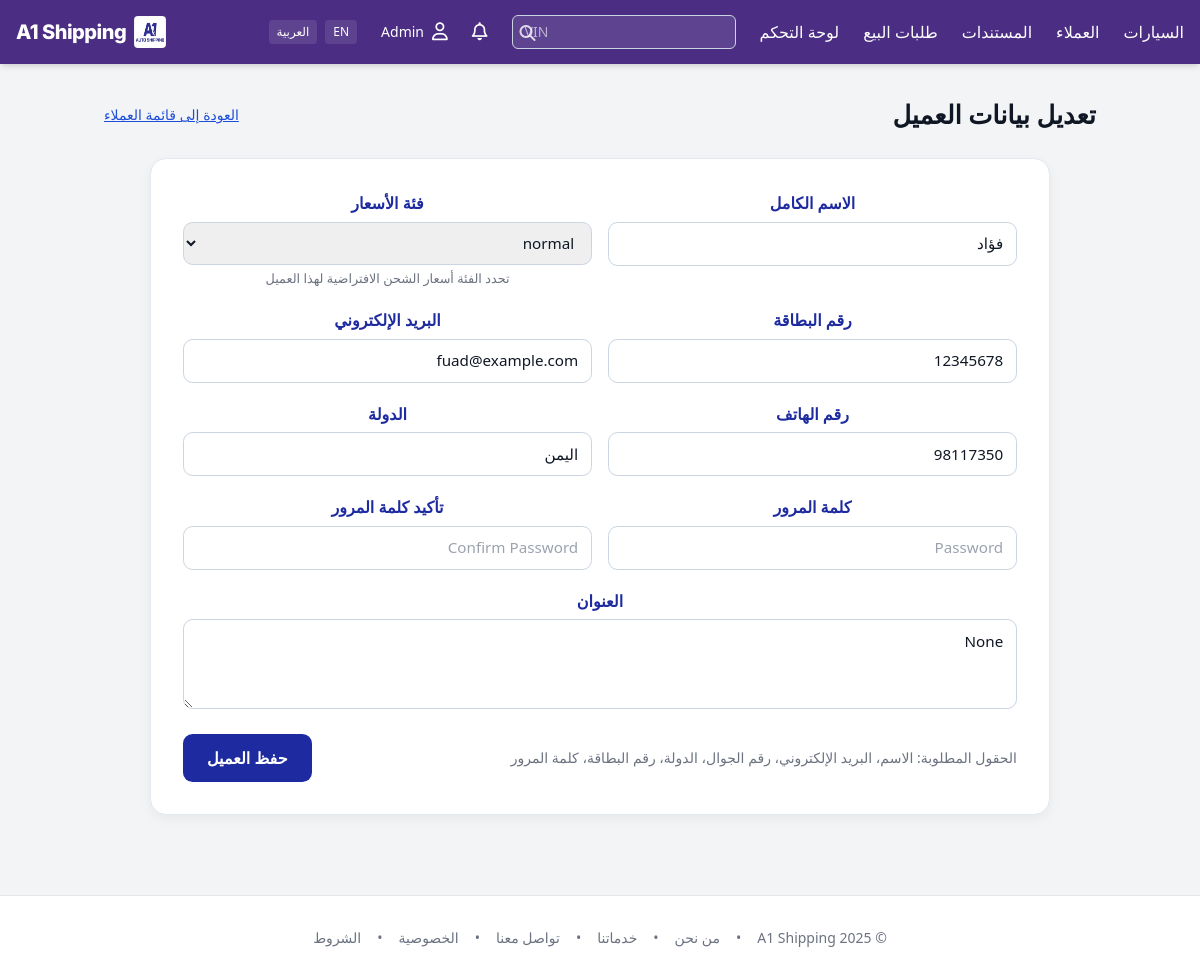
The app's page /ops/customers/1/edit (signed in) with its own data.
### app/models.py (models this page shows, shortened)
class User(db.Model, UserMixin):
    __tablename__ = "users"
    id = db.Column(db.Integer, primary_key=True)
    name = db.Column(db.String(150))
    email = db.Column(db.String(180), unique=True, index=True)
    phone = db.Column(db.String(50))
    password_hash = db.Column(db.String(200))
    role_id = db.Column(db.Integer, db.ForeignKey("roles.id"))
    active = db.Column(db.Boolean, default=True)
    created_at = db.Column(db.DateTime, default=datetime.utcnow)
    last_login_at = db.Column(db.DateTime)
    role = db.relationship("Role")
    @property
    def is_active(self):
        return bool(self.active)

class Customer(db.Model):
    __tablename__ = "customers"
    id = db.Column(db.Integer, primary_key=True)
    user_id = db.Column(db.Integer, db.ForeignKey("users.id"))
    account_number = db.Column(db.String(50), unique=True)
    company_name = db.Column(db.String(200))
    full_name = db.Column(db.String(200))
    email = db.Column(db.String(180))
    phone = db.Column(db.String(50))
    address = db.Column(db.Text)
    country = db.Column(db.String(100))
    price_category = db.Column(db.String(20), nullable=False, default="normal")
    user = db.relationship("User", backref="customer_profile")

### app/blueprints/operations/routes.py (the view, shortened to what this page needs)
@ops_bp.route('/customers/<int:customer_id>/edit', methods=['GET','POST'])
@role_required('employee', 'admin')
def customers_edit(customer_id: int):
    c = db.session.get(Customer, customer_id)
    if not c:
        return ("Not found", 404)
    return render_template('operations/customer_form.html', customer=c)

### app/security.py (called while the page is built)
def _canonicalize_role(role_name: str | None) -> str | None:
    if not role_name:
        return None
    name = role_name.strip().lower()
    synonyms = {
        "staff": "employee",
        "employees": "employee",
    }
    return synonyms.get(name, name)

def role_required(*allowed_roles: str) -> Callable:
    normalized_allowed = {
        r for r in (_canonicalize_role(r) for r in allowed_roles) if r is not None
    }
    def decorator(view_func: Callable) -> Callable:
        @wraps(view_func)
        @login_required
        def wrapper(*args, **kwargs):
            user_role = getattr(getattr(current_user, "role", None), "name", None)
            user_role_norm = _canonicalize_role(user_role)
            if not user_role_norm or user_role_norm not in normalized_allowed:
                abort(403)
            return view_func(*args, **kwargs)
        return wrapper
    return decorator

### app/templates/operations/customer_form.html (shortened to what this page needs)
{% extends "layout.html" %}
{% block content %}
<div class="page-header">
  <h1>{{ customer and _('تعديل بيانات العميل') or _('إضافة عميل جديد') }}</h1>
  <a href="{{ url_for('ops.customers_list') }}" class="text-blue-700 underline text-sm">{{ _('العودة إلى قائمة العملاء') }}</a>
</div>
<div class="card">
  <form method="post" class="grid-form">
    <div>
      <label>{{ _('الاسم الكامل') }}</label>
      <input name="full_name" value="{{ customer.full_name if customer else '' }}" placeholder="{{ _('Full Name') }}">
    </div>
    <div>
      <label>{{ _('فئة الأسعار') }}</label>
      <select name="price_category">
        {% set pc = (customer.price_category if customer else 'normal') %}
        {% for v in ['normal','container','vip','vvip'] %}
        <option value="{{ v }}" {% if pc==v %}selected{% endif %}>{{ v }}</option>
        {% endfor %}
      </select>
      <small class="text-gray-500">{{ _('تحدد الفئة أسعار الشحن الافتراضية لهذا العميل') }}</small>
    </div>
    <div>
      <label>{{ _('رقم البطاقة') }}</label>
      <input name="account_number" value="{{ customer.account_number if customer else '' }}" placeholder="{{ _('رقم البطاقة') }}" {% if not customer %}required{% endif %}>
    </div>
    <div>
      <label>{{ _('البريد الإلكتروني') }}</label>
      <input type="email" name="email" value="{{ customer.email if customer else '' }}" placeholder="{{ _('Email') }}" {% if not customer %}required{% endif %}>
    </div>
    <div>
      <label>{{ _('رقم الهاتف') }}</label>
      <input name="phone" value="{{ customer.phone if customer else '' }}" placeholder="{{ _('Phone') }}" {% if not customer %}required{% endif %}>
    </div>
    <div>
      <label>{{ _('الدولة') }}</label>
      <input name="country" value="{{ customer.country if customer else '' }}" placeholder="{{ _('Country') }}" {% if not customer %}required{% endif %}>
    </div>
    <div>
      <label>{{ _('كلمة المرور') }}</label>
      <input type="password" name="password" placeholder="{{ _('Password') }}" {% if not customer %}required{% endif %}>
    </div>
    <div>
      <label>{{ _('تأكيد كلمة المرور') }}</label>
      <input type="password" name="password_confirm" placeholder="{{ _('Confirm Password') }}" {% if not customer %}required{% endif %}>
    </div>
    {% if customer %}
    <div class="md:col-span-2">
      <label>{{ _('العنوان') }}</label>
      <textarea name="address" rows="3" placeholder="{{ _('Address') }}">{{ customer.address if customer else '' }}</textarea>
    </div>
    {% endif %}
    <div class="md:col-span-2 flex justify-between items-center">
      <div class="text-sm text-gray-500">
        {{ _('الحقول المطلوبة: الاسم، البريد الإلكتروني، رقم الجوال، الدولة، رقم البطاقة، كلمة المرور') }}
      </div>
      <button class="btn-primary">{{ _('حفظ العميل') }}</button>
    </div>
  </form>
</div>
{% endblock %}

### app/templates/components/header.html (shortened to what this page needs)
{% set lang = g.get('lang_code', 'ar') %}
{% set is_rtl = (lang == 'ar') %}
{% set role_name = (current_user.role.name|lower) if (current_user.is_authenticated and current_user.role) else '' %}
<nav class="bg-primary text-white fixed top-0 inset-x-0 z-50 shadow-md">
  <div class="max-w-7xl mx-auto px-4">
    <div class="h-16 relative flex items-center justify-between {% if is_rtl %}flex-row-reverse{% endif %}"
         x-data="{ open:false }"
         x-effect="document.body.style.overflow = open ? 'hidden' : ''"
         @click.outside="open=false"
         @keydown.escape.window="open=false">
      <a href="/" class="flex items-center gap-2 font-heading font-extrabold text-xl tracking-tight">
        <img src="{{ url_for('static', filename='logo.jpeg') }}" alt="Logo" class="h-8 w-8 rounded"/>
        <span>A1 Shipping</span>
      </a>
      <div class="hidden md:flex items-center gap-6">
        {% if current_user.is_authenticated and role_name in ['admin','employee'] %}
          <a href="{{ url_for('ops.cars_list') }}" class="hover:text-accent">{{ _('السيارات') }}</a>
          <a href="{{ url_for('ops.customers_list') }}" class="hover:text-accent">{{ _('العملاء') }}</a>
          <a href="{{ url_for('acct.bol_list') }}" class="hover:text-accent">{{ _('المستندات') }}</a>
          <a href="{{ url_for('ops.sale_listings_list') }}" class="hover:text-accent">{{ _('طلبات البيع') }}</a>
          <a href="{{ url_for('ops.dashboard') if role_name=='employee' else url_for('admin.dashboard') }}" class="hover:text-accent">{{ _('لوحة التحكم') }}</a>
        {% elif current_user.is_authenticated and role_name == 'customer' %}
          <a href="{{ url_for('cust.my_cars') }}" class="hover:text-accent">{{ _('سياراتي') }}</a>
          <a href="{{ url_for('cust.invoices_list') }}" class="hover:text-accent">{{ _('فواتيري') }}</a>
          <a href="{{ url_for('cust.dashboard') }}" class="hover:text-accent">{{ _('لوحة التحكم') }}</a>
        {% endif %}
        <form id="vehicle-search-form" class="relative">
          <input id="vehicle-search-input" type="search" inputmode="latin" dir="ltr" placeholder="VIN" aria-label="VIN"
                 class="w-44 lg:w-56 rounded-md bg-white/10 placeholder-white/60 focus:bg-white/20 px-3 py-1.5 text-sm outline-none"/>
          <button class="absolute {{ 'left-2' if is_rtl else 'right-2' }} top-1.5 text-white/80" type="submit">
            <i class="fa-solid fa-magnifying-glass"></i>
          </button>
        </form>
        {% if current_user.is_authenticated %}
          <a href="{{ url_for('ops.dashboard') if role_name in ['admin','employee'] else url_for('cust.dashboard') }}" class="hover:text-accent">
            <i class="fa-regular fa-bell text-lg"></i>
          </a>
          <div class="relative" x-data="{ m:false }">
            <button @click="m=!m" class="flex items-center gap-2 hover:text-accent">
              <i class="fa-regular fa-user text-lg"></i>
              <span class="hidden lg:inline text-sm">{{ current_user.name or current_user.email }}</span>
            </button>
          </div>
        {% else %}
          <a href="{{ url_for('auth.login') }}" class="px-3 py-1.5 rounded-md bg-accent text-neutral font-medium hover:opacity-90">{{ _('دخول') }}</a>
        {% endif %}
        <div class="flex items-center gap-2">
          <a href="{{ request.path }}?lang=en" class="px-2 py-1 rounded bg-white/10 hover:bg-white/20 text-xs">EN</a>
          <a href="{{ request.path }}?lang=ar" class="px-2 py-1 rounded bg-white/10 hover:bg-white/20 text-xs">العربية</a>
        </div>
      </div>
    </div>
  </div>
</nav>

### app/templates/layout.html (style rules this page uses)
html, body { scroll-behavior: smooth; }

### app/templates/operations/customer_form.html (style rules this page uses)
body { font-family: 'Cairo', sans-serif; background-color: #ffffff; color: #1E2BA0; }
.page-header { display: flex; justify-content: space-between; align-items: center; margin-bottom: 1.5rem; }
.page-header h1 { font-size: 1.6rem; font-weight: 700; }
.card { background-color: #fff; border: 1px solid #e2e8f0; border-radius: 1rem; padding: 2rem; box-shadow: 0 4px 12px rgba(0,0,0,0.05); max-width: 900px; margin: 0 auto; }
label { display: block; font-weight: 600; color: #1E2BA0; margin-bottom: 0.4rem; }
input, textarea, select { width: 100%; border: 1px solid #cbd5e1; border-radius: 0.6rem; padding: 0.6rem 0.8rem; font-size: 0.95rem; transition: border-color 0.2s ease, box-shadow 0.2s ease; }
.grid-form { display: grid; grid-template-columns: repeat(auto-fit, minmax(280px, 1fr)); gap: 1.2rem 1rem; }
.btn-primary { background-color: #1E2BA0; color: white; padding: 0.75rem 1.5rem; border-radius: 0.6rem; font-weight: 600; transition: background-color 0.2s ease; border: none; }

### records on screen
User: name "Admin"
Customer: full_name "فؤاد", price_category "normal", account_number "12345678", email "fuad@example.com", phone "98117350", country "اليمن", address "None"

### other values on screen
{{ customer and _('تعديل بيانات العميل') or _('إضافة عميل جديد') }} "تعديل بيانات العميل"
